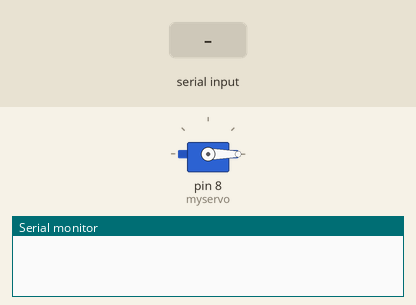
Recording of a sketch running on a simulated Arduino Uno, built with avr-gcc and run on an emulated ATmega328P. On the bench: servo, the last lines printed to the serial monitor. The inputs (shaded band) are chosen by the test bench.

Above: at 1.2 s.
1.3 s: "open\n" received over Serial
At 1.77 s:
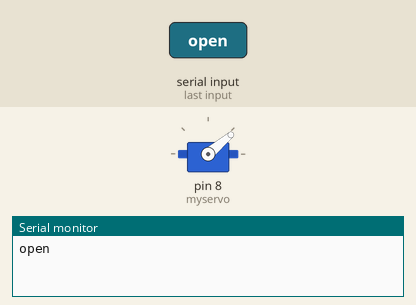
At 3.3 s:
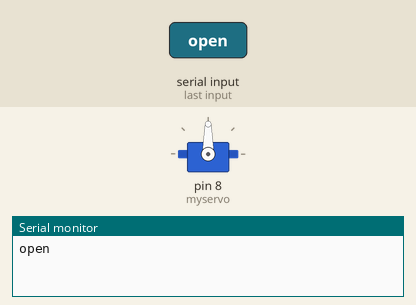
Timing chart, 0 to 8.8 s (numbered marks = the images above; inputs shaded):
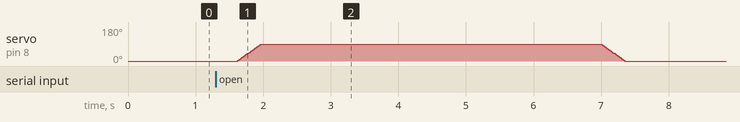

The sketch:

doorControl.ino
```cpp
#include <Servo.h>
Servo myservo;
String inByte;
int pos;

void setup() {

  Serial.begin(9600);
  myservo.attach(8);
  myservo.write(0);
}

void loop()
{
  if(Serial.available())  // if data available in serial port
    {
    inByte = Serial.readStringUntil('\n'); // read data until newline

    if(inByte == "open") {
      Serial.print(inByte);
      delay(300);
      for(pos=0; pos<=90; pos+=5) {
        myservo.write(pos);
        delay(20);
      }
      delay(5000);
      for(pos=90; pos>=0; pos-=5) {
        myservo.write(pos);
        delay(20);
      }

      inByte = "";


    }

    }
}
```

Measured:
- after the input at 1.3 s, servo on pin 8 (myservo): rises from 0° to 90° in 0.34 s, then falls to 0° in 5.4 s
